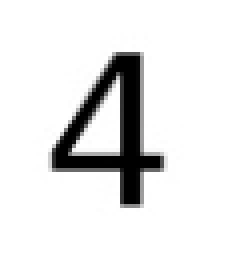
%> input picture Lab/lab3/161220096_3_v1/asset/image/numbers/4.png, 57 x 64 px (shown 4 times larger)
$ octave test_digit.m   (GNU Octave 9; MATLAB toolbox functions it lacks are replaced by stand-ins)
%> lines starting %> are read from the running program, lines starting %| are printed output that depends on the picture; in (x1, y1, x2, y2) boxes, pixels count from 0 and x2, y2 are one past the last pixel; in counts of white or black regions, pixels touching at a corner belong together; the program's own positions count from 1
### Lab/lab3/161220096_3_v1/code/clear_boundary.m
function [output] = clear_boundary(Im)
%CLEAR_BOUNDARY 对图像进行预处理，求出其外接矩形
%   此处显示详细说明

[m,n] = size(Im);
% 先去边框，试探空格
exist = [];
for i = 1:n
    tmp = find(Im(:,i)== 0);
    exist(i) = ~isempty(tmp);
end

% 分块
part = [];
sflag = 0;
eflag = 0;

for i = 1:length(exist)
    if(exist(i)==0 && sflag ==0 && eflag == 0)
        continue;
    elseif(exist(i)==1 && sflag ==0)
        sflag = i;
    elseif(exist(i)==0 && sflag ~=0)
        part = [part;[sflag,i]];
        sflag = 0;
    end
end
% 去边框后的图
left = part(1);
right = part(end);

% 先去边框，试探空格
exist = [];
for i = 1:m
    tmp = find(Im(i,:)== 0);
    exist(i) = ~isempty(tmp);
end

% 分块
part = [];
sflag = 0;
eflag = 0;

for i = 1:length(exist)
    if(exist(i)==0 && sflag ==0 && eflag == 0)
        continue;
    elseif(exist(i)==1 && sflag ==0)
        sflag = i;
    elseif(exist(i)==0 && sflag ~=0)
        part = [part;[sflag,i]];
        sflag = 0;
    end
end

up = part(1);
down = part(end);

output =  Im(up:down,left:right);

end

### Lab/lab3/161220096_3_v1/code/true_digit.m
function [output] = true_digit(input_image)
%TRUE_DIGIT 用匹配的方法来匹配数字
%   此处显示详细说明
    I = clear_boundary(input_image);
    I = imresize(I,[40,25]);
    res = 0;
    sim = match(I,0);
    for i=1:9
        tmp = match(I,i);
        if tmp > sim
            res = i;
            sim = tmp;
        end
    end
    output = res + '0';
end

function [output] = match(A,k)
    normal = imread(strcat('../asset/image/normal/',int2str(k),'.png'));
    B=imresize(normal,[40,25]);
    if ~islogical(A)
        A = im2bw(A);
    end
    if ~islogical(B)
        A = im2bw(B);
    end
    cnts = 0;
    for i = 1:40
        for j=1:25
            if A(i,j)==B(i,j)
                cnts = cnts+1;
            end
        end
    end
%     display(['i=', num2str(k), ' p=', num2str(cnts/(40*25))]);
    output = cnts;
end

### Lab/lab3/161220096_3_v1/code/test_digit.m
clc; clear all;
input_image = imread('../asset/image/numbers/4.png');
%> input_image is the input picture: size 64x57x3 uint8; mean R, G, B 227.7, 227.7, 227.7
input_image = im2bw(input_image);
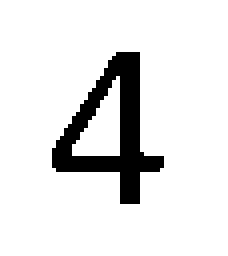
%> input_image: size 64x57 logical (shown 4 times larger); 89.4% white; 1 black region, box (x1, y1, x2, y2) and area: (13, 13, 41, 51) 388

[m,n] = size(input_image);
%> m = 64; n = 57
I = clear_boundary(input_image);
%> the loop in clear_boundary, `for i = 1:n` made 57 passes
%> tmp on passes 14 to 25: [38; 39; 40; 41; 42], [36; 37; 38; 39; 40; 41; 42; 43], [35; 36; 37; 38; 39; 40; 41; 42; 43], [33; 34; 35; 36; 37; 38; 39; 40; 41; 42; 43], [32; 33; 34; 35; 36; 37; 38; 39; 40; 41; 42; 43], [30; 31; 32; 33; 34; 35; 36; 40; 41; 42; 43], [29; 30; 31; 32; 33; 34; 35; 40; 41; 42; 43], [27; 28; 29; 30; 31; 32; 33; 40; 41; 42; 43], [26; 27; 28; 29; 30; 31; 32; 40; 41; 42; 43], [24; 25; 26; 27; 28; 29; 30; 40; 41; 42; 43], [23; 24; 25; 26; 27; 28; 29; 40; 41; 42; 43], [21; 22; 23; 24; 25; 26; 27; 40; 41; 42; 43]
%> after the loop in clear_boundary, `for i = 1:n`: exist = 57 values, max 1 at index 14, min 0 at index 1, mean 0.491
%> the loop in clear_boundary, `for i = 1:length(exist)` made 57 passes
%> (part, sflag) on pass 42: ([14 42], 0)
%> sflag on pass 14: 14
%> in clear_boundary, `left = part(1);`: left = 14
%> in clear_boundary, `right = part(end);`: right = 42
%> the loop in clear_boundary, `for i = 1:m` made 64 passes
%> tmp on passes 14 to 25: [30 31 32 33 34 35], [29 30 31 32 33 34 35], [28 29 30 31 32 33 34 35], [28 29 30 31 32 33 34 35], [27 28 29 30 31 32 33 34 35], [27 28 29 30 31 32 33 34 35], [26 27 28 29 31 32 33 34 35], [25 26 27 28 31 32 33 34 35], [25 26 27 28 31 32 33 34 35], [24 25 26 27 31 32 33 34 35], [23 24 25 26 27 31 32 33 34 35], [23 24 25 26 31 32 33 34 35]
%> after the loop in clear_boundary, `for i = 1:m`: exist = 64 values, max 1 at index 14, min 0 at index 1, mean 0.594
%> the loop in clear_boundary, `for i = 1:length(exist)` made 64 passes
%> (part, sflag) on pass 52: ([14 52], 0)
%> in clear_boundary, `up = part(1);`: up = 14
%> in clear_boundary, `down = part(end);`: down = 52
%> in clear_boundary, `output =  Im(up:down,left:right);`:
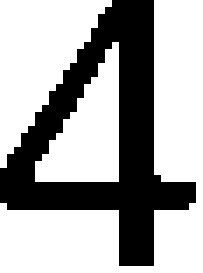
%> output: size 39x29 logical (shown 7 times larger); 65.7% white; 1 black region, box (x1, y1, x2, y2) and area: (0, 0, 28, 38) 388
subplot(1,2,1);imshow(input_image);
subplot(1,2,2);imshow(I);

p = pblack(I);
%> after the loop in pblack, `for i=1:m`: cnts = 388
%> in pblack, `out = cnts/(m*n);`: out = 0.343
%> p = 0.343
display(p)
%| p = 0.3431

% 分割为最小外接
% digitOutput = my_operator(input_image);
digitOutput = true_digit(input_image);
%> the loop in clear_boundary (call 2), `for i = 1:n` made 57 passes
%> the loop in clear_boundary (call 2), `for i = 1:length(exist)` made 57 passes
%> the loop in clear_boundary (call 2), `for i = 1:m` made 64 passes
%> the loop in clear_boundary (call 2), `for i = 1:length(exist)` made 64 passes
%> in true_digit, `I = imresize(I,[40,25]);`:
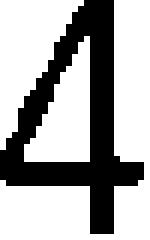
%> I: size 40x25 logical (shown 6 times larger); 66.8% white; 1 black region, box (x1, y1, x2, y2) and area: (0, 0, 24, 39) 332
%> the run ends on the next line
% [4 lines not run here, left out]
function out = pblack(img)
    [m,n] = size(img);
    cnts = 0;
    for i=1:m
        for j=1:n
            if img(i,j)==0
                cnts = cnts+1;
            end
        end
    end
    out = cnts/(m*n);
end
